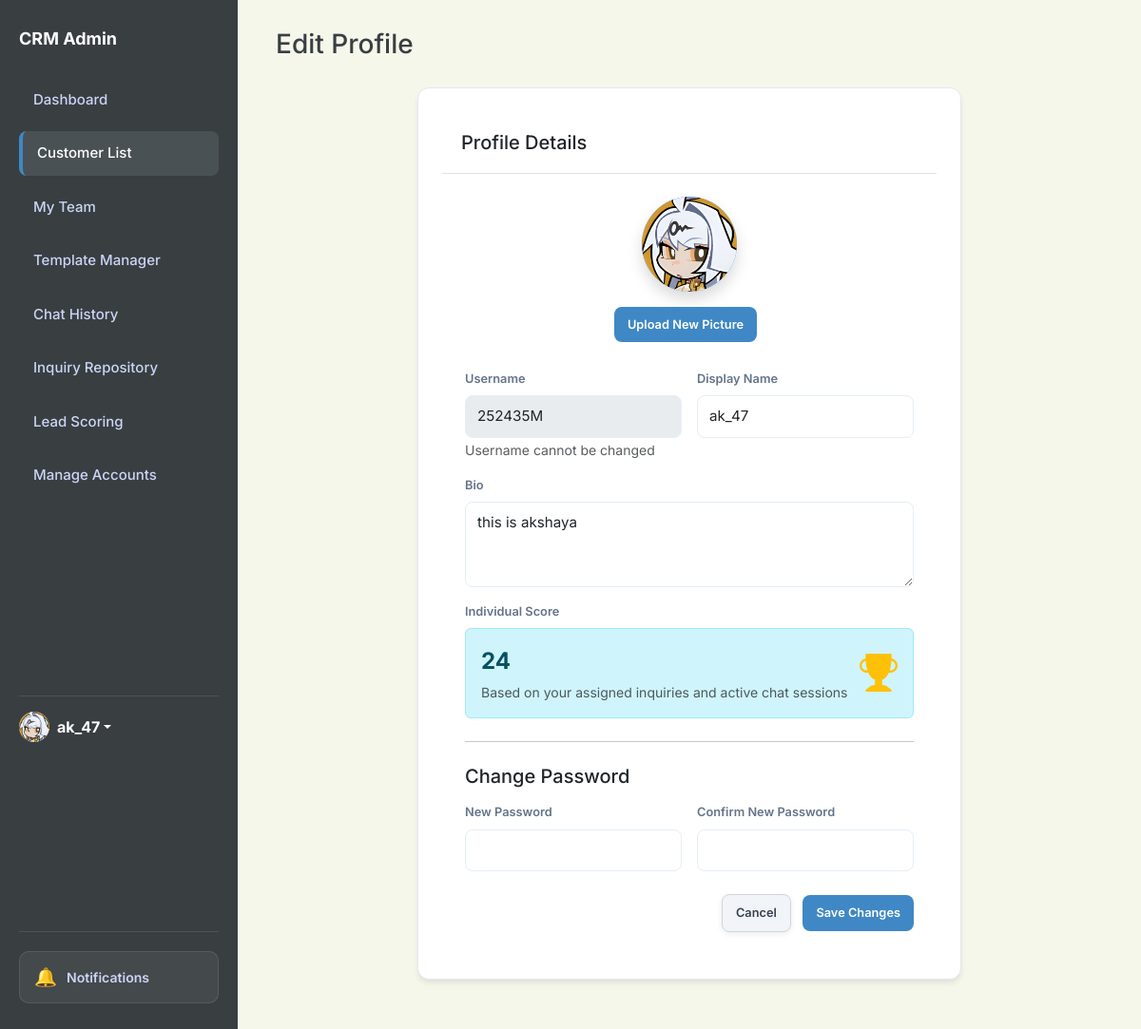
The page /profile (signed in) on the database its author committed.
### app.py (models this page shows, shortened)
class User(db.Model):
    id = db.Column(db.Integer, primary_key=True)
    username = db.Column(db.String(80), unique=True, nullable=False)
    password = db.Column(db.String(200), nullable=False)
    name = db.Column(db.String(100), default='Admin')
    bio = db.Column(db.Text, default='')
    profile_picture = db.Column(db.String(200), default='https://ui-avatars.com/api/?name=Admin&background=random')
    role = db.Column(db.String(20), default='agent') # super_admin, agent
    preferences = db.Column(db.Text, default='{}') # Stores dashboard layout/stats as JSON
    last_active = db.Column(db.String(50))
    team_id = db.Column(db.Integer, db.ForeignKey('team.id'), nullable=True)
    team_role = db.Column(db.String(20)) # leader, vice_leader, member
    last_active_team_chat = db.Column(db.String(50)) # Timestamp of last time user viewed team chat

### app.py (the view, shortened to what this page needs)
@app.route('/profile', methods=['GET', 'POST'])
def profile():
    if not session.get('logged_in'):
        return redirect(url_for('login'))
    user_id = session.get('user_id')
    if not user_id:
        session.clear()
        return redirect(url_for('login'))
    user = User.query.get(user_id)
    if not user:
        session.clear()
        return redirect(url_for('login'))
    agent_score = calculate_agent_score(user.id)
    return render_template('edit_profile.html', user=user, agent_score=agent_score)

### app.py (called while the page is built, shortened)
def calculate_agent_score(user_id):
    import math
    user = User.query.get(user_id)
    if not user:
        return 0
    total_score = 0
    inquiries = Inquiry.query.filter_by(assigned_rep=user.username).all()
    chat_sessions = ChatSession.query.filter_by(assigned_agent_id=user.id).all()
    for chat in chat_sessions:
        chat_score = 6
        session_score = calculate_session_score(chat)
        if session_score > 0:
            chat_score += math.ceil(session_score / 10)
        total_score += chat_score
    return total_score

@app.context_processor
def context_processor():
    from flask import g
    return dict(
        team_pending_requests_count=getattr(g, 'team_pending_requests_count', 0),
        unread_team_messages=getattr(g, 'unread_team_messages', False)
    )

@app.context_processor
def inject_user_preferences():
    theme = 'light'
    if has_request_context() and 'user_id' in session:
        user_id = session.get('user_id')
        user = User.query.get(user_id)
        if user and user.preferences:
            try:
                import json
                prefs = json.loads(user.preferences)
                theme = prefs.get('theme', 'light')
            except:
                pass
    return dict(current_theme=theme)

@app.context_processor
def inject_search_data():
    customers = Customer.query.all()
    inquiries = Inquiry.query.all()
    rules = Rule.query.all()
    templates = AutoReplyTemplate.query.all()
    faqs = FAQ.query.all()
    search_seed = []
    for c in customers:
        search_seed.append({"display": c.name, "category": "Customer", "page": "/customers"})
    for i in inquiries:
        search_seed.append({"display": f"Inquiry: {i.customer}", "category": "Inquiry", "page": f"/inquiry/{i.id}"})
    for r in rules:
        search_seed.append({"display": r.name, "category": "Rule", "page": "/scoring"})
    for t in templates:
        search_seed.append({"display": t.title, "category": "Template", "page": "/templates-manager"})
    for f in faqs:
        search_seed.append({"display": f.question, "category": "FAQ", "page": "/templates-manager"})
    return dict(search_seed=search_seed)

### templates/edit_profile.html (shortened to what this page needs)
<!DOCTYPE html>
<html lang="en">
<head>
    <link href="https://cdn.jsdelivr.net/npm/bootstrap@5.3.0/dist/css/bootstrap.min.css" rel="stylesheet">
    <link rel="stylesheet" href="https://cdn.jsdelivr.net/npm/bootstrap-icons@1.11.1/font/bootstrap-icons.css">
    <link rel="stylesheet" href="{{ url_for('static', filename='style.css') }}">
</head>
<body id="page-customers"
    class="{% if current_theme and current_theme != 'light' %}theme-{{ current_theme }}{% endif %}">
    <aside class="sidebar">
        <h2>CRM Admin</h2>
        <a href="/dashboard" class="nav-link nav-dashboard">Dashboard</a>
        <a href="/customers" class="nav-link nav-customers">Customer List</a>
        <a href="/my-team" class="nav-link nav-my-team d-flex justify-content-between align-items-center">
            My Team
        </a>
        <a href="/templates-manager" class="nav-link nav-templates">Template Manager</a>
        <a href="/history" class="nav-link nav-history d-flex justify-content-between align-items-center">
            Chat History
        </a>
        <a href="/repository" class="nav-link nav-repository">Inquiry Repository</a>
        <a href="/scoring" class="nav-link nav-scoring">Lead Scoring</a>
        {% if session.get('user_role') in ['ultra_admin', 'super_admin', 'admin'] %}
        <a href="/admin/create-account" class="nav-link nav-admin">
            Manage Accounts
        </a>
        {% endif %}
        <div class="mt-auto pt-3 border-top border-secondary" style="border-color: rgba(255,255,255,0.1) !important;">
            <div class="dropdown">
                <a href="#" class="d-flex align-items-center text-decoration-none dropdown-toggle" id="dropdownUser1"
                    data-bs-toggle="dropdown" aria-expanded="false">
                    <div class="avatar-circle bg-primary text-white me-2"
                        style="width: 32px; height: 32px; font-size: 14px; display:flex; align-items:center; justify-content:center; border-radius:50%; overflow:hidden;">
                        {% if session.get('user_pic') and 'http' in session.get('user_pic') %}
                        <img src="{{ session.get('user_pic') }}" alt="User"
                            style="width:100%; height:100%; object-fit:cover;">
                        {% elif session.get('user_pic') %}
                        <img src="{{ url_for('static', filename='uploads/' + session.get('user_pic')) }}" alt="User"
                            style="width:100%; height:100%; object-fit:cover;">
                        {% else %}
                        {{ session.get('user_name', 'Admin')[0] | upper }}
                        {% endif %}
                    </div>
                    <strong>{{ session.get('user_name', 'Admin') }}</strong>
                </a>
            </div>
        </div>
    </aside>
    <main class="main">
        <div class="header">
            <h1 class="h3">Edit Profile</h1>
        </div>
        <div class="row">
            <div class="col-md-8 mx-auto">
                <div class="card">
                    <div class="card-header bg-white border-bottom">
                        <h5 class="mb-0">Profile Details</h5>
                    </div>
                    <div class="card-body p-4">
                        <form method="POST" enctype="multipart/form-data">
                            <div class="text-center mb-4">
                                <div class="avatar-circle bg-primary text-white mx-auto mb-3 shadow"
                                    style="width: 100px; height: 100px; font-size: 40px; display:flex; align-items:center; justify-content:center; border-radius:50%; overflow:hidden;">
                                    {% if user.profile_picture and 'http' in user.profile_picture %}
                                    <img src="{{ user.profile_picture }}" alt="Profile"
                                        style="width:100%; height:100%; object-fit:cover;">
                                    {% elif user.profile_picture %}
                                    <img src="{{ url_for('static', filename='uploads/' + user.profile_picture) }}"
                                        alt="Profile" style="width:100%; height:100%; object-fit:cover;">
                                    {% else %}
                                    {{ user.username[0] | upper }}
                                    {% endif %}
                                </div>
                                <div>
                                    <label for="profile_picture" class="btn btn-sm btn-primary">
                                        Upload New Picture <input type="file" id="profile_picture"
                                    </label>
                                </div>
                            </div>
                            <div class="row g-3">
                                <div class="col-md-6">
                                    <label for="username" class="form-label">Username</label>
                                    <input type="text" class="form-control" id="username" value="{{ user.username }}"
                                        disabled>
                                    <small class="text-muted">Username cannot be changed</small>
                                </div>
                                <div class="col-md-6">
                                    <label for="name" class="form-label">Display Name</label>
                                    <input type="text" class="form-control" id="name" name="name"
                                        value="{{ user.name }}">
                                </div>
                                <div class="col-12">
                                    <label for="bio" class="form-label">Bio</label>
                                    <textarea class="form-control" id="bio" name="bio"
                                        rows="3">{{ user.bio }}</textarea>
                                </div>
                                <div class="col-12">
                                    <label class="form-label">Individual Score</label>
                                    <div class="alert alert-info mb-0 d-flex align-items-center justify-content-between">
                                        <div>
                                            <strong class="fs-4">{{ agent_score }}</strong>
                                            <p class="mb-0 small text-muted mt-1">Based on your assigned inquiries and active chat sessions</p>
                                        </div>
                                        <i class="bi bi-trophy-fill fs-1 text-warning"></i>
                                    </div>
                                </div>
                            </div>
                            <hr class="my-4">
                            <h5 class="mb-3">Change Password</h5>
                            <div class="row g-3">
                                <div class="col-md-6">
                                    <label for="new_password" class="form-label">New Password</label>
                                    <input type="password" class="form-control" id="new_password" name="new_password">
                                </div>
                                <div class="col-md-6">
                                    <label for="confirm_password" class="form-label">Confirm New Password</label>
                                    <input type="password" class="form-control" id="confirm_password"
                                        name="confirm_password">
                                </div>
                            </div>
                            <div class="mt-4 text-end">
                                <a href="/dashboard" class="btn btn-gray me-2">Cancel</a>
                                <button type="submit" class="btn btn-primary">Save Changes</button>
                            </div>
                        </form>
                    </div>
                </div>
            </div>
        </div>
    </main>
</body>
</html>

### static/style.css (style rules this page uses)
:root { --blue: #3F88C5; --red: #E94F37; --green: #44BBA4; --gray: #64748b; --slate-900: #393E41; --slate-800: #4a5155; --border-radius: 12px; --bg-light: #F6F7EB; --sidebar-bg: #393E41; }
* { box-sizing: border-box; font-family: 'Inter', -apple-system, sans-serif; }
body { margin: 0; display: flex; background-color: var(--bg-light); color: var(--slate-900); height: 100vh; overflow: hidden; font-size: 16px; -webkit-font-smoothing: antialiased; }
.header { overflow: visible !important; }
.main { overflow-y: auto; overflow-x: visible !important; }
.sidebar { width: 250px; background: var(--sidebar-bg); color: #fff; height: 100vh; padding: 30px 20px; flex-shrink: 0; display: flex; flex-direction: column; }
.sidebar .dropdown-toggle { color: inherit !important; }
.sidebar h2 { font-size: 18px; margin-bottom: 30px; font-weight: 700; color: inherit; }
.nav-link { display: block; padding: 12px 15px; color: #cbd5f5; text-decoration: none; border-radius: 8px; margin-bottom: 10px; font-size: 15px; font-weight: 500; transition: 0.2s; }
.main { flex: 1; padding: 30px 40px; overflow-y: auto; max-width: 1600px; margin: 0 auto; width: 100%; }
.header { display: flex; justify-content: space-between; align-items: center; flex-shrink: 0; margin-bottom: 20px; gap: 20px; width: 100%; }
.card { background: white; padding: 25px; border-radius: var(--border-radius); box-shadow: 0 4px 6px -1px rgba(0, 0, 0, 0.1); border: 1px solid #e2e8f0; margin-bottom: 25px; }
.card-header { padding: 20px; border-bottom: 1px solid #e2e8f0; display: flex; justify-content: space-between; align-items: center; }
#page-customers .main { background: var(--bg-light); transition: background-color 0.3s ease; }
.avatar-circle { width: 42px; height: 42px; border-radius: 10px; background: #3b82f6; color: white; font-weight: 600; font-size: 14px; display: flex; align-items: center; justify-content: center; }
.btn-green, .btn-gray, .btn-blue { border-radius: 8px; padding: 10px 18px; font-weight: 600; border: 1px solid transparent; box-shadow: 0 2px 6px rgba(0, 0, 0, 0.08); }
.btn-gray { background-color: #f1f5f9 !important; color: #374151 !important; border: 1px solid #d1d5db !important; }
label { display: block; font-size: 0.8rem; margin-bottom: 5px; color: var(--gray); font-weight: 600; }
input, textarea, select { width: 100%; padding: 10px; border: 1px solid #e2e8f0; border-radius: 6px; font-size: 0.9rem; outline: none; }
.btn { padding: 8px 14px; border: none; border-radius: 6px; cursor: pointer; font-size: 0.8rem; font-weight: 600; transition: 0.2s; text-decoration: none; display: inline-block; }
.btn-blue, .btn-primary { background: var(--blue) !important; border-color: var(--blue) !important; color: white !important; }
.btn-gray { background: #e2e8f0; color: #475569; }
.form-control { width: 100%; padding: 10px 12px; border: 1px solid #e6eef6; border-radius: 8px; font-size: 0.95rem; background: #fff; transition: border-color .15s, box-shadow .15s, transform .06s; }
.btn { border-radius: 8px; padding: 9px 14px; font-weight: 600; }
.btn-gray { background: #eef2f7; color: #475569; }
.sidebar { z-index: 1; }
#page-dashboard .nav-dashboard, #page-customers .nav-customers, #page-my-team .nav-my-team, #page-history .nav-history, #page-repository .nav-repository, #page-templates .nav-templates, #page-scoring .nav-scoring, #page-admin-accounts .nav-admin { background: var(--slate-800); color: #fff; border-left: 4px solid var(--blue); }
.text-center { text-align: center; }
.sidebar { display: flex; flex-direction: column; }

### rows shown on the page
User: profile_picture (picture), get "ak_47", username "252435M", name "ak_47", bio "this is akshaya"

### other values the page prints
{{ agent_score }} "24"
